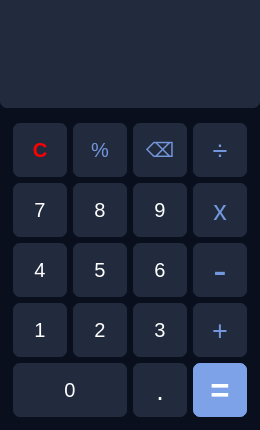
<?xml version="1.0" encoding="UTF-8"?>
<ui version="4.0">
 <class>MainWindow</class>
 <widget class="QMainWindow" name="MainWindow">
  <property name="geometry">
   <rect>
    <x>0</x>
    <y>0</y>
    <width>260</width>
    <height>430</height>
   </rect>
  </property>
  <property name="sizePolicy">
   <sizepolicy hsizetype="Fixed" vsizetype="Fixed">
    <horstretch>0</horstretch>
    <verstretch>0</verstretch>
   </sizepolicy>
  </property>
  <property name="minimumSize">
   <size>
    <width>259</width>
    <height>430</height>
   </size>
  </property>
  <property name="maximumSize">
   <size>
    <width>260</width>
    <height>430</height>
   </size>
  </property>
  <property name="windowTitle">
   <string>Calculadora</string>
  </property>
  <property name="windowIcon">
   <iconset resource="resource/icon_window.qrc">
    <normaloff>:/calculadoraicon.png</normaloff>:/calculadoraicon.png</iconset>
  </property>
  <property name="styleSheet">
   <string notr="true">background-color: #090f1d;

</string>
  </property>
  <widget class="QWidget" name="centralwidget">
   <widget class="QPushButton" name="botao_7">
    <property name="geometry">
     <rect>
      <x>10</x>
      <y>180</y>
      <width>60</width>
      <height>60</height>
     </rect>
    </property>
    <property name="sizePolicy">
     <sizepolicy hsizetype="Fixed" vsizetype="Fixed">
      <horstretch>0</horstretch>
      <verstretch>0</verstretch>
     </sizepolicy>
    </property>
    <property name="minimumSize">
     <size>
      <width>60</width>
      <height>60</height>
     </size>
    </property>
    <property name="maximumSize">
     <size>
      <width>60</width>
      <height>60</height>
     </size>
    </property>
    <property name="font">
     <font>
      <pointsize>15</pointsize>
     </font>
    </property>
    <property name="styleSheet">
     <string notr="true">
QPushButton {
  background-color: #222b3e;
  color: white; 
  border: 3px solid #090f1d;
  border-radius: 10px;
}

QPushButton:hover {
	background-color: #333f59;
}

QPushButton:pressed {
    background-color: #4a5c82;
}</string>
    </property>
    <property name="text">
     <string>7</string>
    </property>
   </widget>
   <widget class="QPushButton" name="botao_8">
    <property name="geometry">
     <rect>
      <x>70</x>
      <y>180</y>
      <width>60</width>
      <height>60</height>
     </rect>
    </property>
    <property name="sizePolicy">
     <sizepolicy hsizetype="Fixed" vsizetype="Fixed">
      <horstretch>0</horstretch>
      <verstretch>0</verstretch>
     </sizepolicy>
    </property>
    <property name="minimumSize">
     <size>
      <width>60</width>
      <height>60</height>
     </size>
    </property>
    <property name="maximumSize">
     <size>
      <width>60</width>
      <height>60</height>
     </size>
    </property>
    <property name="font">
     <font>
      <pointsize>15</pointsize>
     </font>
    </property>
    <property name="styleSheet">
     <string notr="true">
QPushButton {
  background-color: #222b3e;
  color: white; 
  border: 3px solid #090f1d;
  border-radius: 10px;
}

QPushButton:hover {
	background-color: #333f59;
}

QPushButton:pressed {
    background-color: #4a5c82;
}</string>
    </property>
    <property name="text">
     <string>8</string>
    </property>
   </widget>
   <widget class="QPushButton" name="botao_9">
    <property name="geometry">
     <rect>
      <x>130</x>
      <y>180</y>
      <width>60</width>
      <height>60</height>
     </rect>
    </property>
    <property name="sizePolicy">
     <sizepolicy hsizetype="Fixed" vsizetype="Fixed">
      <horstretch>0</horstretch>
      <verstretch>0</verstretch>
     </sizepolicy>
    </property>
    <property name="minimumSize">
     <size>
      <width>60</width>
      <height>60</height>
     </size>
    </property>
    <property name="maximumSize">
     <size>
      <width>60</width>
      <height>60</height>
     </size>
    </property>
    <property name="font">
     <font>
      <pointsize>15</pointsize>
     </font>
    </property>
    <property name="styleSheet">
     <string notr="true">
QPushButton {
  background-color: #222b3e;
  color: white; 
  border: 3px solid #090f1d;
  border-radius: 10px;
}

QPushButton:hover {
	background-color: #333f59;
}

QPushButton:pressed {
    background-color: #4a5c82;
}</string>
    </property>
    <property name="text">
     <string>9</string>
    </property>
   </widget>
   <widget class="QPushButton" name="botao_4">
    <property name="geometry">
     <rect>
      <x>10</x>
      <y>240</y>
      <width>60</width>
      <height>60</height>
     </rect>
    </property>
    <property name="sizePolicy">
     <sizepolicy hsizetype="Fixed" vsizetype="Fixed">
      <horstretch>0</horstretch>
      <verstretch>0</verstretch>
     </sizepolicy>
    </property>
    <property name="minimumSize">
     <size>
      <width>60</width>
      <height>60</height>
     </size>
    </property>
    <property name="maximumSize">
     <size>
      <width>60</width>
      <height>60</height>
     </size>
    </property>
    <property name="font">
     <font>
      <pointsize>15</pointsize>
     </font>
    </property>
    <property name="styleSheet">
     <string notr="true">
QPushButton {
  background-color: #222b3e;
  color: white; 
  border: 3px solid #090f1d;
  border-radius: 10px;
}

QPushButton:hover {
	background-color: #333f59;
}

QPushButton:pressed {
    background-color: #4a5c82;
}</string>
    </property>
    <property name="text">
     <string>4</string>
    </property>
   </widget>
   <widget class="QPushButton" name="botao_6">
    <property name="geometry">
     <rect>
      <x>130</x>
      <y>240</y>
      <width>60</width>
      <height>60</height>
     </rect>
    </property>
    <property name="sizePolicy">
     <sizepolicy hsizetype="Fixed" vsizetype="Fixed">
      <horstretch>0</horstretch>
      <verstretch>0</verstretch>
     </sizepolicy>
    </property>
    <property name="minimumSize">
     <size>
      <width>60</width>
      <height>60</height>
     </size>
    </property>
    <property name="maximumSize">
     <size>
      <width>60</width>
      <height>60</height>
     </size>
    </property>
    <property name="font">
     <font>
      <pointsize>15</pointsize>
     </font>
    </property>
    <property name="styleSheet">
     <string notr="true">
QPushButton {
  background-color: #222b3e;
  color: white; 
  border: 3px solid #090f1d;
  border-radius: 10px;
}

QPushButton:hover {
	background-color: #333f59;
}

QPushButton:pressed {
    background-color: #4a5c82;
}</string>
    </property>
    <property name="text">
     <string>6</string>
    </property>
   </widget>
   <widget class="QPushButton" name="botao_5">
    <property name="geometry">
     <rect>
      <x>70</x>
      <y>240</y>
      <width>60</width>
      <height>60</height>
     </rect>
    </property>
    <property name="sizePolicy">
     <sizepolicy hsizetype="Fixed" vsizetype="Fixed">
      <horstretch>0</horstretch>
      <verstretch>0</verstretch>
     </sizepolicy>
    </property>
    <property name="minimumSize">
     <size>
      <width>60</width>
      <height>60</height>
     </size>
    </property>
    <property name="maximumSize">
     <size>
      <width>60</width>
      <height>60</height>
     </size>
    </property>
    <property name="font">
     <font>
      <pointsize>15</pointsize>
     </font>
    </property>
    <property name="styleSheet">
     <string notr="true">
QPushButton {
  background-color: #222b3e;
  color: white; 
  border: 3px solid #090f1d;
  border-radius: 10px;
}

QPushButton:hover {
	background-color: #333f59;
}

QPushButton:pressed {
    background-color: #4a5c82;
}</string>
    </property>
    <property name="text">
     <string>5</string>
    </property>
   </widget>
   <widget class="QPushButton" name="botao_1">
    <property name="geometry">
     <rect>
      <x>10</x>
      <y>300</y>
      <width>60</width>
      <height>60</height>
     </rect>
    </property>
    <property name="sizePolicy">
     <sizepolicy hsizetype="Fixed" vsizetype="Fixed">
      <horstretch>0</horstretch>
      <verstretch>0</verstretch>
     </sizepolicy>
    </property>
    <property name="minimumSize">
     <size>
      <width>60</width>
      <height>60</height>
     </size>
    </property>
    <property name="maximumSize">
     <size>
      <width>60</width>
      <height>60</height>
     </size>
    </property>
    <property name="font">
     <font>
      <pointsize>15</pointsize>
     </font>
    </property>
    <property name="styleSheet">
     <string notr="true">
QPushButton {
  background-color: #222b3e;
  color: white; 
  border: 3px solid #090f1d;
  border-radius: 10px;
}

QPushButton:hover {
	background-color: #333f59;
}

QPushButton:pressed {
    background-color: #4a5c82;
}</string>
    </property>
    <property name="text">
     <string>1</string>
    </property>
   </widget>
   <widget class="QPushButton" name="botao_3">
    <property name="geometry">
     <rect>
      <x>130</x>
      <y>300</y>
      <width>60</width>
      <height>60</height>
     </rect>
    </property>
    <property name="sizePolicy">
     <sizepolicy hsizetype="Fixed" vsizetype="Fixed">
      <horstretch>0</horstretch>
      <verstretch>0</verstretch>
     </sizepolicy>
    </property>
    <property name="minimumSize">
     <size>
      <width>60</width>
      <height>60</height>
     </size>
    </property>
    <property name="maximumSize">
     <size>
      <width>60</width>
      <height>60</height>
     </size>
    </property>
    <property name="font">
     <font>
      <pointsize>15</pointsize>
     </font>
    </property>
    <property name="styleSheet">
     <string notr="true">
QPushButton {
  background-color: #222b3e;
  color: white; 
  border: 3px solid #090f1d;
  border-radius: 10px;
}

QPushButton:hover {
	background-color: #333f59;
}

QPushButton:pressed {
    background-color: #4a5c82;
}</string>
    </property>
    <property name="text">
     <string>3</string>
    </property>
   </widget>
   <widget class="QPushButton" name="botao_2">
    <property name="geometry">
     <rect>
      <x>70</x>
      <y>300</y>
      <width>60</width>
      <height>60</height>
     </rect>
    </property>
    <property name="sizePolicy">
     <sizepolicy hsizetype="Fixed" vsizetype="Fixed">
      <horstretch>0</horstretch>
      <verstretch>0</verstretch>
     </sizepolicy>
    </property>
    <property name="minimumSize">
     <size>
      <width>60</width>
      <height>60</height>
     </size>
    </property>
    <property name="maximumSize">
     <size>
      <width>60</width>
      <height>60</height>
     </size>
    </property>
    <property name="font">
     <font>
      <pointsize>15</pointsize>
     </font>
    </property>
    <property name="styleSheet">
     <string notr="true">
QPushButton {
  background-color: #222b3e;
  color: white; 
  border: 3px solid #090f1d;
  border-radius: 10px;
}

QPushButton:hover {
	background-color: #333f59;
}

QPushButton:pressed {
    background-color: #4a5c82;
}</string>
    </property>
    <property name="text">
     <string>2</string>
    </property>
   </widget>
   <widget class="QLineEdit" name="painel">
    <property name="geometry">
     <rect>
      <x>5</x>
      <y>50</y>
      <width>231</width>
      <height>51</height>
     </rect>
    </property>
    <property name="font">
     <font>
      <pointsize>32</pointsize>
      <bold>false</bold>
      <underline>false</underline>
      <strikeout>false</strikeout>
     </font>
    </property>
    <property name="toolTip">
     <string/>
    </property>
    <property name="layoutDirection">
     <enum>Qt::LayoutDirection::RightToLeft</enum>
    </property>
    <property name="autoFillBackground">
     <bool>false</bool>
    </property>
    <property name="styleSheet">
     <string notr="true">background-color: #222b3d;
border: 3px solid #222b3d;
border-radius: 10px;
color: white;
</string>
    </property>
    <property name="text">
     <string>    </string>
    </property>
    <property name="maxLength">
     <number>8</number>
    </property>
    <property name="alignment">
     <set>Qt::AlignmentFlag::AlignRight|Qt::AlignmentFlag::AlignTrailing|Qt::AlignmentFlag::AlignVCenter</set>
    </property>
    <property name="readOnly">
     <bool>true</bool>
    </property>
   </widget>
   <widget class="QPushButton" name="virgula">
    <property name="geometry">
     <rect>
      <x>130</x>
      <y>360</y>
      <width>60</width>
      <height>60</height>
     </rect>
    </property>
    <property name="sizePolicy">
     <sizepolicy hsizetype="Fixed" vsizetype="Fixed">
      <horstretch>0</horstretch>
      <verstretch>0</verstretch>
     </sizepolicy>
    </property>
    <property name="minimumSize">
     <size>
      <width>60</width>
      <height>60</height>
     </size>
    </property>
    <property name="maximumSize">
     <size>
      <width>60</width>
      <height>60</height>
     </size>
    </property>
    <property name="font">
     <font>
      <pointsize>20</pointsize>
     </font>
    </property>
    <property name="styleSheet">
     <string notr="true">
QPushButton {
  background-color: #222b3e;
  color: white; 
  border: 3px solid #090f1d;
  border-radius: 10px;
}

QPushButton:hover {
	background-color: #333f59;
}

QPushButton:pressed {
    background-color: #4a5c82;
}</string>
    </property>
    <property name="text">
     <string>.</string>
    </property>
   </widget>
   <widget class="QPushButton" name="botao_0">
    <property name="geometry">
     <rect>
      <x>10</x>
      <y>360</y>
      <width>120</width>
      <height>60</height>
     </rect>
    </property>
    <property name="sizePolicy">
     <sizepolicy hsizetype="Fixed" vsizetype="Fixed">
      <horstretch>0</horstretch>
      <verstretch>0</verstretch>
     </sizepolicy>
    </property>
    <property name="minimumSize">
     <size>
      <width>60</width>
      <height>60</height>
     </size>
    </property>
    <property name="maximumSize">
     <size>
      <width>16777215</width>
      <height>60</height>
     </size>
    </property>
    <property name="font">
     <font>
      <pointsize>15</pointsize>
     </font>
    </property>
    <property name="styleSheet">
     <string notr="true">
QPushButton {
  background-color: #222b3e;
  color: white; 
  border: 3px solid #090f1d;
  border-radius: 10px;
}

QPushButton:hover {
	background-color: #333f59;
}

QPushButton:pressed {
    background-color: #4a5c82;
}</string>
    </property>
    <property name="text">
     <string>0</string>
    </property>
   </widget>
   <widget class="QPushButton" name="igual">
    <property name="geometry">
     <rect>
      <x>190</x>
      <y>360</y>
      <width>60</width>
      <height>60</height>
     </rect>
    </property>
    <property name="sizePolicy">
     <sizepolicy hsizetype="Fixed" vsizetype="Fixed">
      <horstretch>0</horstretch>
      <verstretch>0</verstretch>
     </sizepolicy>
    </property>
    <property name="minimumSize">
     <size>
      <width>60</width>
      <height>60</height>
     </size>
    </property>
    <property name="maximumSize">
     <size>
      <width>60</width>
      <height>60</height>
     </size>
    </property>
    <property name="font">
     <font>
      <pointsize>25</pointsize>
      <bold>true</bold>
     </font>
    </property>
    <property name="styleSheet">
     <string notr="true">
QPushButton {
  background-color: #7da2e8;
  color: white; 
  border: 3px solid #090f1d;
	border-radius: 10px;
}

QPushButton:hover {
	background-color: #aac6fa;
}

QPushButton:pressed {
    background-color: #c6d7f7;
}</string>
    </property>
    <property name="text">
     <string>=</string>
    </property>
   </widget>
   <widget class="QPushButton" name="soma">
    <property name="geometry">
     <rect>
      <x>190</x>
      <y>300</y>
      <width>60</width>
      <height>60</height>
     </rect>
    </property>
    <property name="sizePolicy">
     <sizepolicy hsizetype="Fixed" vsizetype="Fixed">
      <horstretch>0</horstretch>
      <verstretch>0</verstretch>
     </sizepolicy>
    </property>
    <property name="minimumSize">
     <size>
      <width>60</width>
      <height>60</height>
     </size>
    </property>
    <property name="maximumSize">
     <size>
      <width>60</width>
      <height>60</height>
     </size>
    </property>
    <property name="font">
     <font>
      <pointsize>20</pointsize>
      <italic>false</italic>
      <bold>false</bold>
     </font>
    </property>
    <property name="styleSheet">
     <string notr="true">
QPushButton {
  background-color: #222b3e;
  color: #7297dc; 
  border: 3px solid #090f1d;
	font: #7297dc;
	border-radius: 10px;
}

QPushButton:hover {
	background-color: #333f59;
}

QPushButton:pressed {
    background-color: #4a5c82;
}</string>
    </property>
    <property name="text">
     <string>+</string>
    </property>
   </widget>
   <widget class="QPushButton" name="multiplicacao">
    <property name="geometry">
     <rect>
      <x>190</x>
      <y>180</y>
      <width>60</width>
      <height>60</height>
     </rect>
    </property>
    <property name="sizePolicy">
     <sizepolicy hsizetype="Fixed" vsizetype="Fixed">
      <horstretch>0</horstretch>
      <verstretch>0</verstretch>
     </sizepolicy>
    </property>
    <property name="minimumSize">
     <size>
      <width>60</width>
      <height>60</height>
     </size>
    </property>
    <property name="maximumSize">
     <size>
      <width>60</width>
      <height>60</height>
     </size>
    </property>
    <property name="font">
     <font>
      <pointsize>20</pointsize>
      <italic>false</italic>
      <bold>false</bold>
     </font>
    </property>
    <property name="styleSheet">
     <string notr="true">
QPushButton {
  background-color: #222b3e;
  color: #7297dc; 
  border: 3px solid #090f1d;
	font: #7297dc;
	border-radius: 10px;
}

QPushButton:hover {
	background-color: #333f59;
}

QPushButton:pressed {
    background-color: #4a5c82;
}</string>
    </property>
    <property name="text">
     <string>x</string>
    </property>
   </widget>
   <widget class="QPushButton" name="subtracao">
    <property name="geometry">
     <rect>
      <x>190</x>
      <y>240</y>
      <width>60</width>
      <height>60</height>
     </rect>
    </property>
    <property name="sizePolicy">
     <sizepolicy hsizetype="Fixed" vsizetype="Fixed">
      <horstretch>0</horstretch>
      <verstretch>0</verstretch>
     </sizepolicy>
    </property>
    <property name="minimumSize">
     <size>
      <width>60</width>
      <height>60</height>
     </size>
    </property>
    <property name="maximumSize">
     <size>
      <width>60</width>
      <height>60</height>
     </size>
    </property>
    <property name="font">
     <font>
      <pointsize>30</pointsize>
      <italic>false</italic>
      <bold>false</bold>
     </font>
    </property>
    <property name="styleSheet">
     <string notr="true">
QPushButton {
  background-color: #222b3e;
  color: #7297dc; 
  border: 3px solid #090f1d;
	font: #7297dc;
	border-radius: 10px;
}

QPushButton:hover {
	background-color: #333f59;
}

QPushButton:pressed {
    background-color: #4a5c82;
}</string>
    </property>
    <property name="text">
     <string>-</string>
    </property>
   </widget>
   <widget class="QPushButton" name="btn_clear">
    <property name="geometry">
     <rect>
      <x>10</x>
      <y>120</y>
      <width>60</width>
      <height>60</height>
     </rect>
    </property>
    <property name="sizePolicy">
     <sizepolicy hsizetype="Fixed" vsizetype="Fixed">
      <horstretch>0</horstretch>
      <verstretch>0</verstretch>
     </sizepolicy>
    </property>
    <property name="minimumSize">
     <size>
      <width>60</width>
      <height>60</height>
     </size>
    </property>
    <property name="maximumSize">
     <size>
      <width>60</width>
      <height>60</height>
     </size>
    </property>
    <property name="font">
     <font>
      <pointsize>15</pointsize>
      <bold>true</bold>
     </font>
    </property>
    <property name="styleSheet">
     <string notr="true">QPushButton {
  background-color: #222b3e;
  color: red; 
  border: 3px solid #090f1d;
	border-radius: 10px;
}

QPushButton:hover {
	background-color: #333f59;
}

QPushButton:pressed {
    background-color: #4a5c82;
}
</string>
    </property>
    <property name="text">
     <string>C</string>
    </property>
   </widget>
   <widget class="QPushButton" name="divisao">
    <property name="geometry">
     <rect>
      <x>190</x>
      <y>120</y>
      <width>60</width>
      <height>60</height>
     </rect>
    </property>
    <property name="sizePolicy">
     <sizepolicy hsizetype="Fixed" vsizetype="Fixed">
      <horstretch>0</horstretch>
      <verstretch>0</verstretch>
     </sizepolicy>
    </property>
    <property name="minimumSize">
     <size>
      <width>60</width>
      <height>60</height>
     </size>
    </property>
    <property name="maximumSize">
     <size>
      <width>60</width>
      <height>60</height>
     </size>
    </property>
    <property name="font">
     <font>
      <pointsize>20</pointsize>
      <italic>false</italic>
      <bold>false</bold>
     </font>
    </property>
    <property name="styleSheet">
     <string notr="true">
QPushButton {
  background-color: #222b3e;
  color: #7297dc; 
  border: 3px solid #090f1d;
	font: #7297dc;
	border-radius: 10px;
}

QPushButton:hover {
	background-color: #333f59;
}

QPushButton:pressed {
    background-color: #4a5c82;
}</string>
    </property>
    <property name="text">
     <string>÷</string>
    </property>
   </widget>
   <widget class="QPushButton" name="btn_backspace">
    <property name="geometry">
     <rect>
      <x>130</x>
      <y>120</y>
      <width>60</width>
      <height>60</height>
     </rect>
    </property>
    <property name="sizePolicy">
     <sizepolicy hsizetype="Fixed" vsizetype="Fixed">
      <horstretch>0</horstretch>
      <verstretch>0</verstretch>
     </sizepolicy>
    </property>
    <property name="minimumSize">
     <size>
      <width>60</width>
      <height>60</height>
     </size>
    </property>
    <property name="maximumSize">
     <size>
      <width>16777215</width>
      <height>60</height>
     </size>
    </property>
    <property name="font">
     <font>
      <pointsize>15</pointsize>
      <italic>false</italic>
      <bold>false</bold>
     </font>
    </property>
    <property name="styleSheet">
     <string notr="true">
QPushButton {
  background-color: #222b3e;
  color: #7297dc; 
  border: 3px solid #090f1d;
	font: #7297dc;
	border-radius: 10px;
}

QPushButton:hover {
	background-color: #333f59;
}

QPushButton:pressed {
    background-color: #4a5c82;
}</string>
    </property>
    <property name="text">
     <string>⌫</string>
    </property>
   </widget>
   <widget class="QPushButton" name="porcentagem">
    <property name="geometry">
     <rect>
      <x>70</x>
      <y>120</y>
      <width>60</width>
      <height>60</height>
     </rect>
    </property>
    <property name="sizePolicy">
     <sizepolicy hsizetype="Fixed" vsizetype="Fixed">
      <horstretch>0</horstretch>
      <verstretch>0</verstretch>
     </sizepolicy>
    </property>
    <property name="minimumSize">
     <size>
      <width>60</width>
      <height>60</height>
     </size>
    </property>
    <property name="maximumSize">
     <size>
      <width>16777215</width>
      <height>60</height>
     </size>
    </property>
    <property name="font">
     <font>
      <pointsize>15</pointsize>
      <italic>false</italic>
      <bold>false</bold>
      <underline>false</underline>
      <strikeout>false</strikeout>
     </font>
    </property>
    <property name="styleSheet">
     <string notr="true">
QPushButton {
  background-color: #222b3e;
  color: #7297dc; 
  border: 3px solid #090f1d;
	font: #7297dc;
	border-radius: 10px;
}

QPushButton:hover {
	background-color: #333f59;
}

QPushButton:pressed {
    background-color: #4a5c82;
}</string>
    </property>
    <property name="text">
     <string>%</string>
    </property>
   </widget>
   <widget class="QLabel" name="operacao_atual">
    <property name="geometry">
     <rect>
      <x>7</x>
      <y>10</y>
      <width>221</width>
      <height>41</height>
     </rect>
    </property>
    <property name="font">
     <font>
      <pointsize>13</pointsize>
     </font>
    </property>
    <property name="styleSheet">
     <string notr="true">background-color: #222b3d;
border: 3px solid #222b3d;
border-radius: 10px;
color:  #b8b8b8;
</string>
    </property>
    <property name="text">
     <string/>
    </property>
    <property name="alignment">
     <set>Qt::AlignmentFlag::AlignRight|Qt::AlignmentFlag::AlignTrailing|Qt::AlignmentFlag::AlignVCenter</set>
    </property>
   </widget>
   <widget class="QLineEdit" name="painel_2">
    <property name="geometry">
     <rect>
      <x>-3</x>
      <y>-10</y>
      <width>266</width>
      <height>121</height>
     </rect>
    </property>
    <property name="font">
     <font>
      <pointsize>28</pointsize>
      <bold>false</bold>
      <underline>false</underline>
      <strikeout>false</strikeout>
     </font>
    </property>
    <property name="toolTip">
     <string/>
    </property>
    <property name="layoutDirection">
     <enum>Qt::LayoutDirection::RightToLeft</enum>
    </property>
    <property name="autoFillBackground">
     <bool>false</bool>
    </property>
    <property name="styleSheet">
     <string notr="true">background-color: #222b3d;
border: 3px solid #090f1d;
border-radius: 10px;
color: white;
</string>
    </property>
    <property name="text">
     <string/>
    </property>
    <property name="maxLength">
     <number>10</number>
    </property>
    <property name="alignment">
     <set>Qt::AlignmentFlag::AlignRight|Qt::AlignmentFlag::AlignTrailing|Qt::AlignmentFlag::AlignVCenter</set>
    </property>
    <property name="readOnly">
     <bool>true</bool>
    </property>
   </widget>
   <zorder>painel_2</zorder>
   <zorder>botao_7</zorder>
   <zorder>botao_8</zorder>
   <zorder>botao_9</zorder>
   <zorder>botao_4</zorder>
   <zorder>botao_6</zorder>
   <zorder>botao_5</zorder>
   <zorder>botao_1</zorder>
   <zorder>botao_3</zorder>
   <zorder>botao_2</zorder>
   <zorder>painel</zorder>
   <zorder>virgula</zorder>
   <zorder>botao_0</zorder>
   <zorder>igual</zorder>
   <zorder>soma</zorder>
   <zorder>multiplicacao</zorder>
   <zorder>subtracao</zorder>
   <zorder>btn_clear</zorder>
   <zorder>divisao</zorder>
   <zorder>btn_backspace</zorder>
   <zorder>porcentagem</zorder>
   <zorder>operacao_atual</zorder>
  </widget>
 </widget>
 <resources>
  <include location="resource/icon_window.qrc"/>
 </resources>
 <connections/>
</ui>
